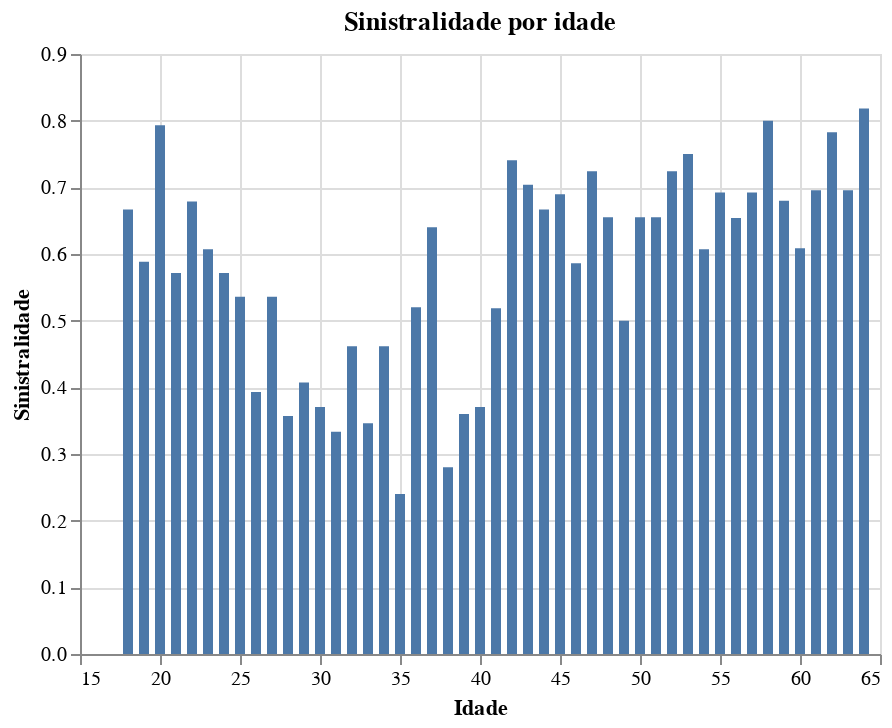

The code cell stored with this chart in its notebook:
### Code cell
sinistralidade = idade_sin[['insuranceclaim']]/idade[['insuranceclaim']]
df_sinistralidade = pd.concat([idade[['age']],sinistralidade[['insuranceclaim']]],axis=1)
alt.Chart(df_sinistralidade, title='Sinistralidade por idade').mark_bar().encode(
     x=alt.X('age', title='Idade'),
     y=alt.Y('insuranceclaim', title='Sinistralidade'),
 )
#Vemos que a chance de sinistro é menor nas idades entre 25 e 40 anos.

### Figure 1 — Vega-Lite specification as saved in the notebook (floating-point values rounded to 4 significant figures)
{"config": {"view": {"continuousWidth": 400, "continuousHeight": 300}}, "data": {"name": "data-be7ed31414d20eb4a5c148cbfa58fca3"}, "mark": "bar", "encoding": {"x": {"type": "quantitative", "field": "age", "title": "Idade"}, "y": {"type": "quantitative", "field": "insuranceclaim", "title": "Sinistralidade"}}, "title": "Sinistralidade por idade", "$schema": "https://vega.github.io/schema/vega-lite/v4.0.2.json", "datasets": {"data-be7ed31414d20eb4a5c148cbfa58fca3": [{"age": 18, "insuranceclaim": 0.6667}, {"age": 19, "insuranceclaim": 0.5882}, {"age": 20, "insuranceclaim": 0.7931}, {"age": 21, "insuranceclaim": 0.5714}, {"age": 22, "insuranceclaim": 0.6786}, {"age": 23, "insuranceclaim": 0.6071}, {"age": 24, "insuranceclaim": 0.5714}, {"age": 25, "insuranceclaim": 0.5357}, {"age": 26, "insuranceclaim": 0.3929}, {"age": 27, "insuranceclaim": 0.5357}, {"age": 28, "insuranceclaim": 0.3571}, {"age": 29, "insuranceclaim": 0.4074}, {"age": 30, "insuranceclaim": 0.3704}, {"age": 31, "insuranceclaim": 0.3333}, {"age": 32, "insuranceclaim": 0.4615}, {"age": 33, "insuranceclaim": 0.3462}, {"age": 34, "insuranceclaim": 0.4615}, {"age": 35, "insuranceclaim": 0.24}, {"age": 36, "insuranceclaim": 0.52}, {"age": 37, "insuranceclaim": 0.64}, {"age": 38, "insuranceclaim": 0.28}, {"age": 39, "insuranceclaim": 0.36}, {"age": 40, "insuranceclaim": 0.3704}, {"age": 41, "insuranceclaim": 0.5185}, {"age": 42, "insuranceclaim": 0.7407}, {"age": 43, "insuranceclaim": 0.7037}, {"age": 44, "insuranceclaim": 0.6667}, {"age": 45, "insuranceclaim": 0.6897}, {"age": 46, "insuranceclaim": 0.5862}, {"age": 47, "insuranceclaim": 0.7241}, {"age": 48, "insuranceclaim": 0.6552}, {"age": 49, "insuranceclaim": 0.5}, {"age": 50, "insuranceclaim": 0.6552}, {"age": 51, "insuranceclaim": 0.6552}, {"age": 52, "insuranceclaim": 0.7241}, {"age": 53, "insuranceclaim": 0.75}, {"age": 54, "insuranceclaim": 0.6071}, {"age": 55, "insuranceclaim": 0.6923}, {"age": 56, "insuranceclaim": 0.6538}, {"age": 57, "insuranceclaim": 0.6923}, {"age": 58, "insuranceclaim": 0.8}, {"age": 59, "insuranceclaim": 0.68}, {"age": 60, "insuranceclaim": 0.6087}, {"age": 61, "insuranceclaim": 0.6957}, {"age": 62, "insuranceclaim": 0.7826}, {"age": 63, "insuranceclaim": 0.6957}, {"age": 64, "insuranceclaim": 0.8182}]}}
